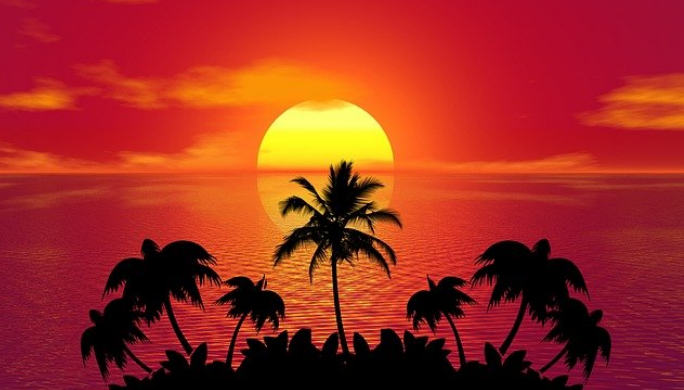
#> input picture playa.bmp, 684 x 390 px
$ python ejercicio1.py
#> lines starting #> are read from the running program, lines starting #| are printed output that depends on the picture
import numpy as np
import imageio.v2 as imageio

#numpy array original
np_array = np.array(imageio.imread('playa.bmp'))
#> np_array is the input picture: shape (390, 684, 3); mean R, G, B 160.1, 43.7, 33.3
#print(np_array)
#print(np_array.shape)

#numpy array convertido a 255
nuevoArreglo = np.full((np_array.shape), 255)
#print(nuevoArreglo)

resultado = nuevoArreglo - np_array
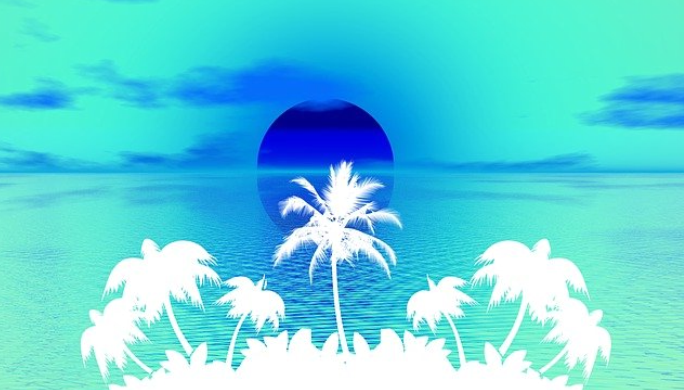
#> resultado: shape (390, 684, 3) int64; mean R, G, B 94.9, 211.3, 221.7

#> (the run stopped early here; a loop or call above may not have finished)
